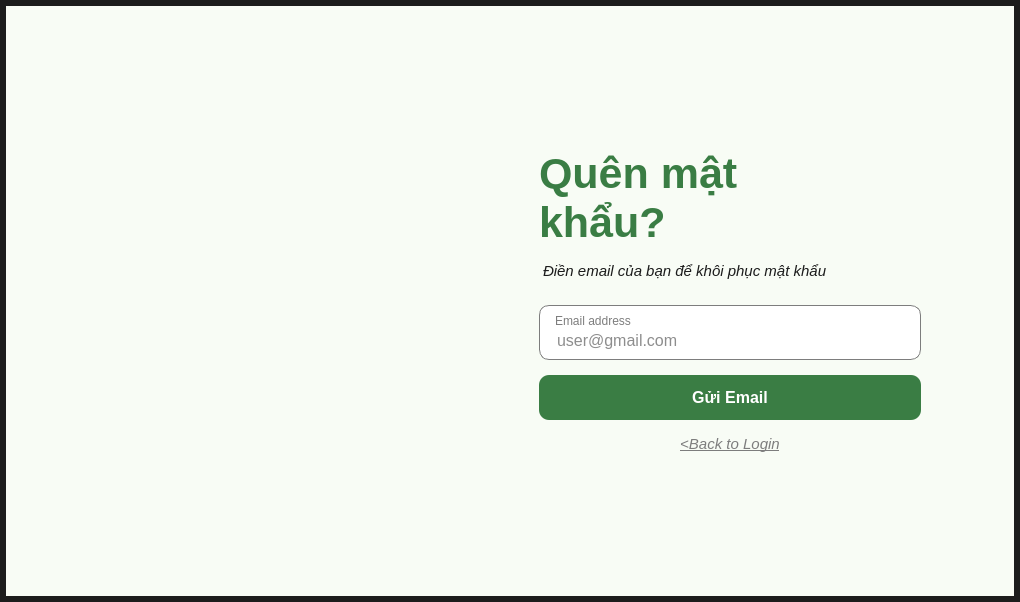
<?xml version="1.0" encoding="UTF-8"?>
<ui version="4.0">
 <class>ForgotKeyScreen</class>
 <widget class="QWidget" name="ForgotKeyScreen">
  <property name="geometry">
   <rect>
    <x>0</x>
    <y>0</y>
    <width>1020</width>
    <height>602</height>
   </rect>
  </property>
  <property name="windowTitle">
   <string>Quên mật khẩu - Nông Ơi</string>
  </property>
  <property name="styleSheet">
   <string notr="true">QWidget#ForgotKeyScreen {
    background-color: #F8FCF5;
    border: 6px solid #1C1C1C;
}

QLabel {
    font-family: 'Segoe UI', Arial, sans-serif;
}</string>
  </property>
  <layout class="QHBoxLayout" name="main_layout">
   <property name="spacing">
    <number>40</number>
   </property>
   <property name="leftMargin">
    <number>50</number>
   </property>
   <property name="topMargin">
    <number>30</number>
   </property>
   <property name="rightMargin">
    <number>50</number>
   </property>
   <property name="bottomMargin">
    <number>30</number>
   </property>
   <item>
    <spacer name="horizontalSpacer_left">
     <property name="orientation">
      <enum>Qt::Horizontal</enum>
     </property>
     <property name="sizeHint" stdset="0">
      <size>
       <width>20</width>
       <height>20</height>
      </size>
     </property>
    </spacer>
   </item>
   <item>
    <widget class="QLabel" name="lbl_image">
     <property name="minimumSize">
      <size>
       <width>400</width>
       <height>400</height>
      </size>
     </property>
     <property name="maximumSize">
      <size>
       <width>450</width>
       <height>450</height>
      </size>
     </property>
     <property name="styleSheet">
      <string notr="true"/>
     </property>
     <property name="text">
      <string/>
     </property>
     <property name="pixmap">
      <pixmap>../images/forgot key.png</pixmap>
     </property>
     <property name="alignment">
      <set>Qt::AlignCenter</set>
     </property>
    </widget>
   </item>
   <item>
    <widget class="QFrame" name="right_panel">
     <property name="minimumSize">
      <size>
       <width>400</width>
       <height>0</height>
      </size>
     </property>
     <property name="maximumSize">
      <size>
       <width>450</width>
       <height>16777215</height>
      </size>
     </property>
     <property name="styleSheet">
      <string notr="true">background: transparent;</string>
     </property>
     <layout class="QVBoxLayout" name="verticalLayout">
      <property name="spacing">
       <number>15</number>
      </property>
      <item>
       <spacer name="verticalSpacer_top">
        <property name="orientation">
         <enum>Qt::Vertical</enum>
        </property>
        <property name="sizeHint" stdset="0">
         <size>
          <width>20</width>
          <height>40</height>
         </size>
        </property>
       </spacer>
      </item>
      <item>
       <widget class="QLabel" name="lbl_title">
        <property name="styleSheet">
         <string notr="true">color: #3A7D44;
font-size: 32pt;
font-weight: 900;
line-height: 1.1;</string>
        </property>
        <property name="text">
         <string>&lt;html&gt;&lt;head/&gt;&lt;body&gt;&lt;p&gt;Quên mật&lt;br/&gt;khẩu?&lt;/p&gt;&lt;/body&gt;&lt;/html&gt;</string>
        </property>
       </widget>
      </item>
      <item>
       <widget class="QLabel" name="lbl_subtitle">
        <property name="styleSheet">
         <string notr="true">color: #1C1C1C;
font-size: 11pt;
font-style: italic;
margin-bottom: 10px;</string>
        </property>
        <property name="text">
         <string>Điền email của bạn để khôi phục mật khẩu</string>
        </property>
       </widget>
      </item>
      <item>
       <widget class="QFrame" name="frame_input_email">
        <property name="styleSheet">
         <string notr="true">QFrame#frame_input_email {
    background-color: #FFFFFF;
    border: 1px solid #7D7D7D;
    border-radius: 10px;
}</string>
        </property>
        <layout class="QVBoxLayout" name="verticalLayout_2">
         <property name="spacing">
          <number>2</number>
         </property>
         <property name="leftMargin">
          <number>15</number>
         </property>
         <property name="topMargin">
          <number>8</number>
         </property>
         <property name="rightMargin">
          <number>15</number>
         </property>
         <property name="bottomMargin">
          <number>8</number>
         </property>
         <item>
          <widget class="QLabel" name="lbl_email_address">
           <property name="styleSheet">
            <string notr="true">color: #7D7D7D;
font-size: 9pt;
border: none;
background: transparent;</string>
           </property>
           <property name="text">
            <string>Email address</string>
           </property>
          </widget>
         </item>
         <item>
          <widget class="QLineEdit" name="txt_nhap_email">
           <property name="styleSheet">
            <string notr="true">color: #1C1C1C;
font-size: 12pt;
border: none;
background: transparent;</string>
           </property>
           <property name="placeholderText">
            <string>user@gmail.com</string>
           </property>
          </widget>
         </item>
        </layout>
       </widget>
      </item>
      <item>
       <widget class="QPushButton" name="btn_gui_email">
        <property name="minimumSize">
         <size>
          <width>0</width>
          <height>45</height>
         </size>
        </property>
        <property name="cursor">
         <cursorShape>PointingHandCursor</cursorShape>
        </property>
        <property name="styleSheet">
         <string notr="true">QPushButton {
    background-color: #3A7D44;
    color: #FFFFFF;
    border: none;
    border-radius: 10px;
    font-size: 12pt;
    font-weight: bold;
}
QPushButton:hover {
    background-color: #4A9155;
}
QPushButton:pressed {
    background-color: #2E6636;
}</string>
        </property>
        <property name="text">
         <string>Gửi Email</string>
        </property>
       </widget>
      </item>
      <item>
       <widget class="QLabel" name="lbl_quay_lai">
        <property name="cursor">
         <cursorShape>PointingHandCursor</cursorShape>
        </property>
        <property name="text">
         <string>&lt;html&gt;&lt;head/&gt;&lt;body&gt;&lt;p&gt;&lt;span style=&quot; font-size:11pt; font-style:italic; text-decoration: underline; color:#7D7D7D;&quot;&gt;&amp;lt;Back to Login&lt;/span&gt;&lt;/p&gt;&lt;/body&gt;&lt;/html&gt;</string>
        </property>
        <property name="alignment">
         <set>Qt::AlignCenter</set>
        </property>
       </widget>
      </item>
      <item>
       <spacer name="verticalSpacer_bottom">
        <property name="orientation">
         <enum>Qt::Vertical</enum>
        </property>
        <property name="sizeHint" stdset="0">
         <size>
          <width>20</width>
          <height>40</height>
         </size>
        </property>
       </spacer>
      </item>
     </layout>
    </widget>
   </item>
   <item>
    <spacer name="horizontalSpacer_right">
     <property name="orientation">
      <enum>Qt::Horizontal</enum>
     </property>
     <property name="sizeHint" stdset="0">
      <size>
       <width>20</width>
       <height>20</height>
      </size>
     </property>
    </spacer>
   </item>
  </layout>
 </widget>
 <resources/>
 <connections/>
</ui>
